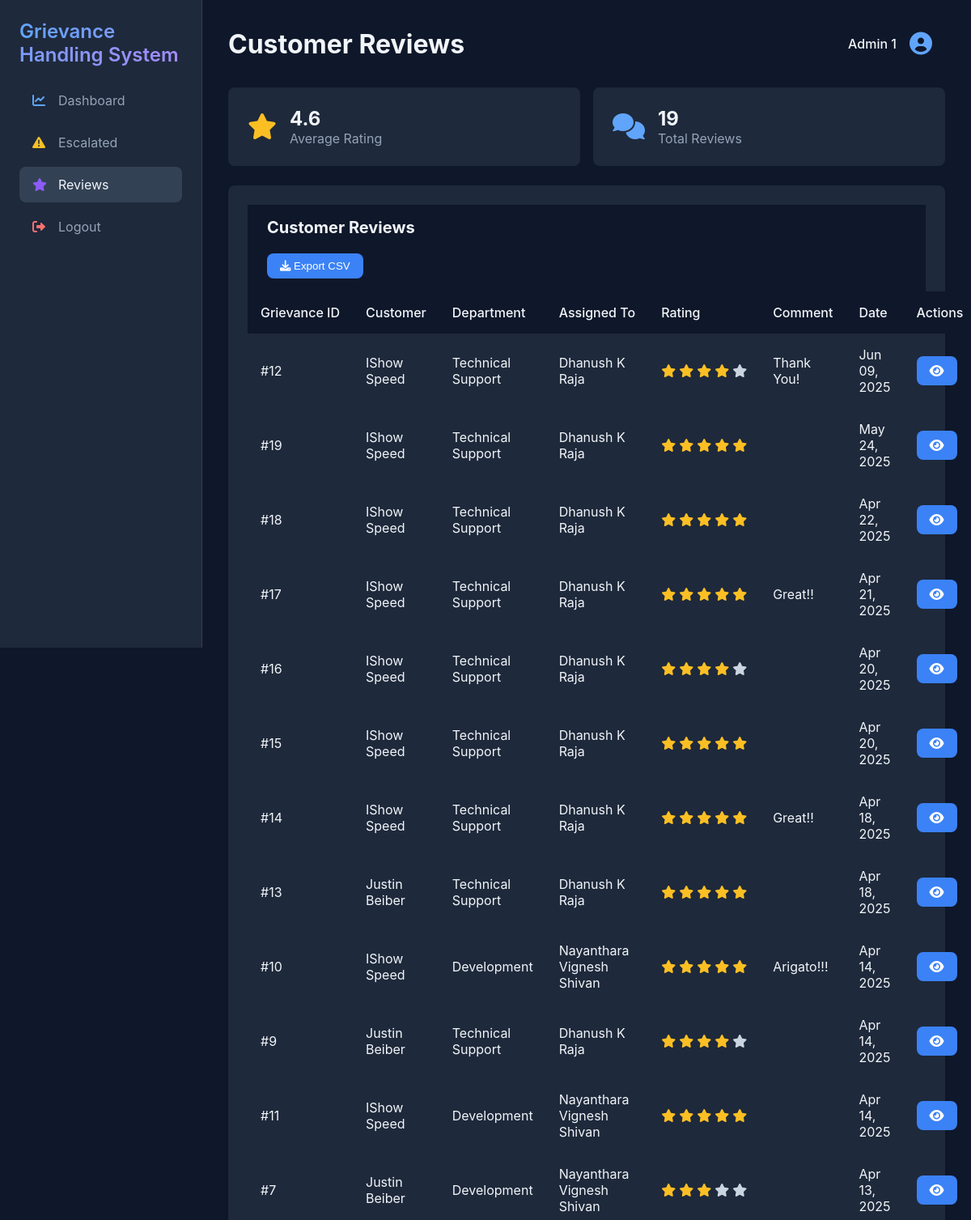
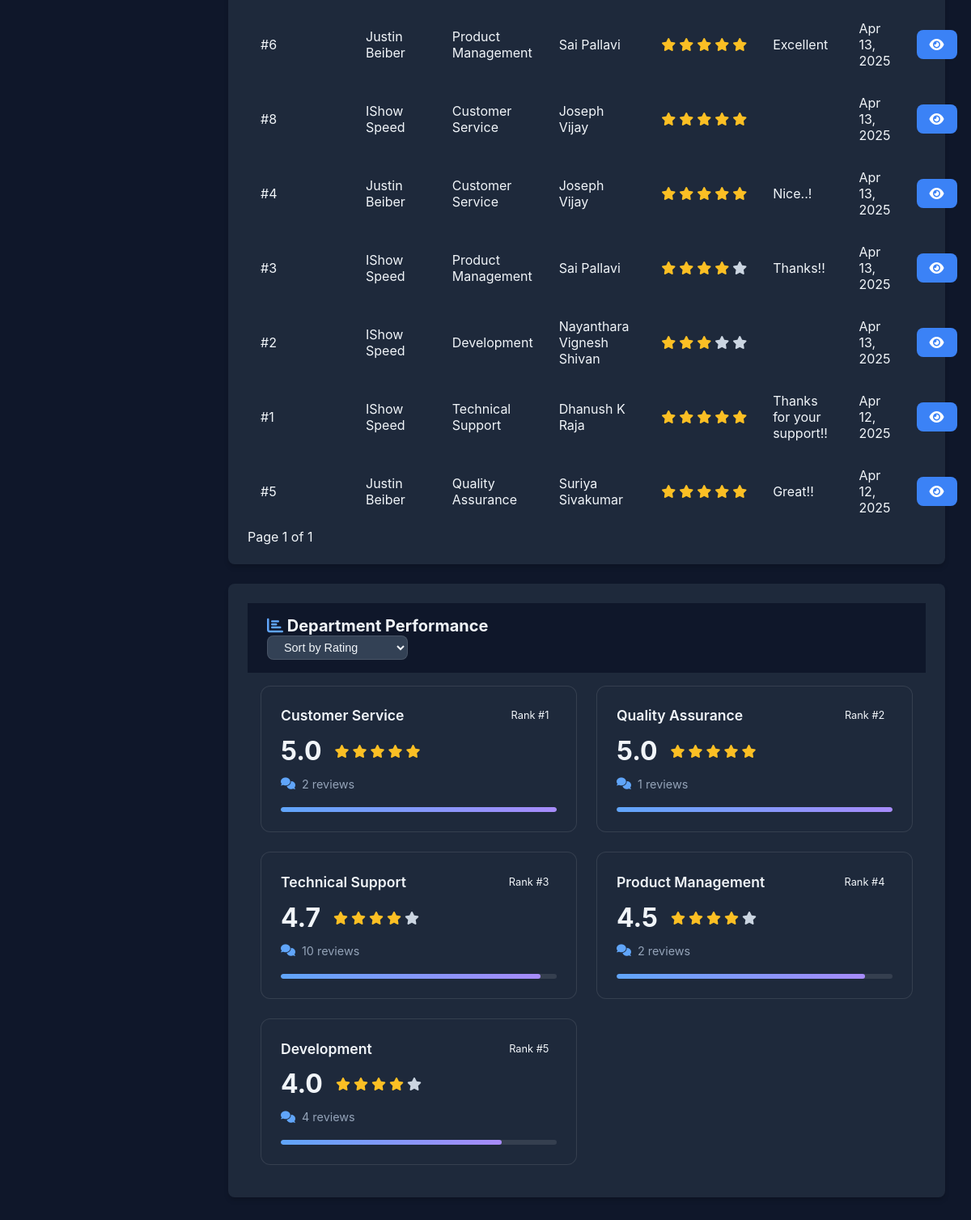
/reviews/ (signed in), run on the app's committed database (2 pictures, top to bottom).
### users/models.py (models this page shows, shortened)
class CustomUser(AbstractUser):
    class Role(models.TextChoices):
        ADMIN = 'ADMIN', 'Admin'
        EMPLOYEE = 'EMPLOYEE', 'Employee'
        CUSTOMER = 'CUSTOMER', 'Customer'
    role = models.CharField(
        max_length=50,
        choices=Role.choices,
        default=Role.CUSTOMER
    )
    department = models.ForeignKey(
        Department,
        on_delete=models.SET_NULL,
        null=True,
        blank=True,
        related_name='department_employees'
    )
    phone = models.CharField(
        max_length=15,
        blank=True,
        null=True,
        verbose_name="Phone Number"
    )
    is_verified = models.BooleanField(default=False)
    class Meta:
        verbose_name = "User"
        verbose_name_plural = "Users"
        ordering = ['last_name', 'first_name']
        permissions = [
            ("can_manage_users", "Can manage users"),
            ("can_manage_grievances", "Can manage grievances"),
        ]

class Department(models.Model):
    name = models.CharField(max_length=100, unique=True)
    description = models.TextField(blank=True)

### grievances/models.py (models this page shows, shortened)
class Feedback(models.Model):
    grievance = models.ForeignKey(Grievance, on_delete=models.CASCADE, related_name='feedbacks')
    customer = models.ForeignKey(CustomUser, on_delete=models.CASCADE, related_name='customer_feedbacks')
    department = models.ForeignKey(Department, on_delete=models.CASCADE)
    assigned_employee = models.ForeignKey(
        CustomUser,
        on_delete=models.CASCADE,
        related_name='employee_feedbacks'
    )
    rating = models.IntegerField(
        validators=[MinValueValidator(1), MaxValueValidator(5)],
        help_text="Rating must be between 1 and 5"
    )
    comment = models.TextField(null=True, blank=True)
    created_at = models.DateTimeField(auto_now_add=True)
    class Meta:
        ordering = ['-created_at']
        verbose_name = 'Feedback'
        verbose_name_plural = 'Feedbacks'

class Grievance(models.Model):
    class Status(models.TextChoices):
        RECEIVED = 'RECEIVED', 'Received'
        IN_PROGRESS = 'IN_PROGRESS', 'In Progress'
        RESOLVED = 'RESOLVED', 'Resolved'
        REJECTED = 'REJECTED', 'Rejected'
        ESCALATED = 'ESCALATED', 'Escalated'
    class IssueType(models.TextChoices):
        TECHNICAL = 'TECHNICAL', 'Technical Issues'
        CUSTOMER_SERVICE = 'CUSTOMER_SERVICE', 'Customer Service Issues'
        SOFTWARE_BUG = 'SOFTWARE_BUG', 'Software/Application Bugs'
        PRODUCT = 'PRODUCT', 'Product/Feature Issues'
        QUALITY = 'QUALITY', 'Quality Assurance Failures'
    user = models.ForeignKey(CustomUser, on_delete=models.CASCADE, related_name='grievances')
    issue_type = models.CharField(max_length=50, choices=IssueType.choices)
    description = models.TextField()
    status = models.CharField(max_length=50, choices=Status.choices, default=Status.RECEIVED)
    assigned_to = models.ForeignKey(CustomUser, on_delete=models.SET_NULL, null=True, blank=True, related_name='assigned_grievances')
    department = models.ForeignKey(Department, on_delete=models.SET_NULL, null=True, blank=True)
    created_at = models.DateTimeField(auto_now_add=True)
    updated_at = models.DateTimeField(auto_now=True)
    class Meta:
        verbose_name = "Grievance"
        verbose_name_plural = "Grievances"
        ordering = ['-created_at']

### grievances/views.py (the view)
# urls.py: path('reviews/', reviews, name='reviews'),
@login_required
def reviews(request):
    if not request.user.is_superuser:
        return HttpResponseForbidden("You don't have permission to access this page.")
    feedbacks = Feedback.objects.select_related('grievance', 'customer', 'department', 'assigned_employee').all()
    rating_filter = request.GET.get('rating')
    if rating_filter:
        feedbacks = feedbacks.filter(rating=rating_filter)
    start_date = request.GET.get('start_date')
    end_date = request.GET.get('end_date')
    if start_date:
        feedbacks = feedbacks.filter(created_at__date__gte=start_date)
    if end_date:
        feedbacks = feedbacks.filter(created_at__date__lte=end_date)
    total_feedbacks = feedbacks.count()
    avg_rating = feedbacks.aggregate(Avg('rating'))['rating__avg'] or 0
    rating_distribution = {
        i: feedbacks.filter(rating=i).count()
        for i in range(1, 6)
    }
    dept_ratings = feedbacks.values('department__name').annotate(
        avg_rating=Avg('rating'),
        count=Count('id')
    ).order_by('-avg_rating')
    paginator = Paginator(feedbacks, 25)  # Show 25 reviews per page
    page_number = request.GET.get('page')
    page_obj = paginator.get_page(page_number)
    context = {
        'feedbacks': page_obj,
        'total_feedbacks': total_feedbacks,
        'avg_rating': round(avg_rating, 1),
        'rating_distribution': rating_distribution,
        'dept_ratings': dept_ratings,
        'is_paginated': True,
        'page_obj': page_obj,
        'selected_rating': rating_filter,
        'start_date': start_date,
        'end_date': end_date
    }
    return render(request, 'grievances/reviews.html', context)

### templates/grievances/reviews.html (shortened to what this page needs)
{% extends 'base.html' %}
{% load grievance_filters %}
{% block page_title %}Customer Reviews{% endblock %}
{% block content %}
<div class="container">
    <div class="stats-grid">
        <div class="stat-card">
            <div class="stat-icon">
                <i class="fas fa-star icon-warning"></i>
            </div>
            <div class="stat-content">
                <h3>{{ avg_rating|floatformat:1 }}</h3>
                <p>Average Rating</p>
            </div>
        </div>
        <div class="stat-card">
            <div class="stat-icon">
                <i class="fas fa-comments icon-primary"></i>
            </div>
            <div class="stat-content">
                <h3>{{ total_feedbacks }}</h3>
                <p>Total Reviews</p>
            </div>
        </div>
    </div>
    <div class="card">
        <div class="card-header d-flex justify-content-between align-items-center">
            <h3>Customer Reviews</h3>
            <br/>
            <div class="header-actions">
                <button type="button" class="btn btn-primary" onclick="exportTableToCSV()">
                    <i class="fas fa-download"></i> Export CSV
                </button>
            </div>
        </div>
        <div class="card-body">
            <div class="table-responsive">
                <table class="table">
                    <thead>
                        <tr>
                            <th>Grievance ID</th>
                            <th>Customer</th>
                            <th>Department</th>
                            <th>Assigned To</th>
                            <th>Rating</th>
                            <th>Comment</th>
                            <th>Date</th>
                            <th>Actions</th>
                        </tr>
                    </thead>
                    <tbody>
                        {% for feedback in feedbacks %}
                        <tr>
                            <td>#{{ feedback.grievance.id }}</td>
                            <td>{{ feedback.grievance.user.get_full_name }}</td>
                            <td>{{ feedback.grievance.department.name }}</td>
                            <td>{{ feedback.grievance.assigned_to.get_full_name }}</td>
                            <td>
                                <div class="rating-stars">
                                    {% for i in "12345"|make_list %}
                                    <i class="fas fa-star {% if forloop.counter <= feedback.rating %}icon-warning{% else %}icon-muted{% endif %}"></i>
                                    {% endfor %}
                                </div>
                            </td>
                            <td>{{ feedback.comment|truncatechars:50 }}</td>
                            <td>{{ feedback.created_at|date:"M d, Y" }}</td>
                            <td>
                                <a href="{% url 'grievance_detail' feedback.grievance.id %}" class="btn btn-primary btn-sm">
                                    <i class="fas fa-eye"></i>
                                </a>
                            </td>
                        </tr>
                        {% empty %}
                        <tr>
                            <td colspan="8" class="text-center">No reviews found</td>
                        </tr>
                        {% endfor %}
                    </tbody>
                </table>
            </div>
            {% if is_paginated %}
            <div class="pagination">
                <span class="pagination-info">
                    Page {{ page_obj.number }} of {{ page_obj.paginator.num_pages }}
                </span>
            </div>
            {% endif %}
        </div>
    </div>
    <div class="card mt-4">
        <div class="card-header d-flex justify-content-between align-items-center">
            <h3><i class="fas fa-chart-bar icon-primary me-2"></i> Department Performance</h3>
            <div class="header-actions">
                <select id="sortDepartments" class="form-select form-select-sm">
                    <option value="rating">Sort by Rating</option>
                </select>
            </div>
        </div>
        <div class="card-body">
            <div class="department-grid">
                {% for dept in dept_ratings %}
                <div class="department-card" data-rating="{{ dept.avg_rating }}" data-reviews="{{ dept.count }}">
                    <div class="department-header">
                        <h4>{{ dept.department__name }}</h4>
                        <span class="badge bg-primary">Rank #{{ forloop.counter }}</span>
                    </div>
                    <div class="department-stats">
                        <div class="rating-section">
                            <div class="rating-value">{{ dept.avg_rating|floatformat:1 }}</div>
                            <div class="rating-stars">
                                {% for i in "12345"|make_list %}
                                <i class="fas fa-star {% if forloop.counter <= dept.avg_rating %}icon-warning{% else %}icon-muted{% endif %}"></i>
                                {% endfor %}
                            </div>
                        </div>
                        <div class="stats-details">
                            <div class="review-count">
                                <i class="fas fa-comments icon-primary"></i>
                                <span>{{ dept.count }} reviews</span>
                            </div>
                            <div class="performance-bar">
                                <div class="bar-bg">
                                    <div class="bar-fill" data-rating="{{ dept.avg_rating }}"></div>
                                </div>
                            </div>
                        </div>
                    </div>
                </div>
                {% empty %}
                <div class="text-center text-muted">No department data available</div>
                {% endfor %}
            </div>
        </div>
    </div>
</div>
{% endblock %}

### templates/base.html (shortened to what this page needs)
<!DOCTYPE html>
<html lang="en">
<head>
    <link rel="stylesheet" href="https://cdnjs.cloudflare.com/ajax/libs/font-awesome/6.0.0/css/all.min.css">
</head>
<body>
    <div class="sidebar">
        <a href="{% url 'home' %}" class="sidebar-brand">
             Grievance Handling System
        </a>
        <br/>
        <br/>
        <ul class="sidebar-nav">
            {% if user.is_authenticated %}
                <li class="nav-item">
                    <a href="{% url 'dashboard' %}" class="nav-link {% if request.resolver_match.url_name == 'dashboard' %}active{% endif %}">
                        <i class="fas fa-chart-line icon-primary"></i> Dashboard
                    </a>
                </li>
                {% if user.role == 'ADMIN' %}
                <li class="nav-item">
                    <a href="{% url 'escalated_grievances' %}" class="nav-link {% if request.resolver_match.url_name == 'escalated_grievances' %}active{% endif %}">
                        <i class="fas fa-exclamation-triangle icon-warning"></i> Escalated
                    </a>
                </li>
                <li class="nav-item">
                    <a href="{% url 'reviews' %}" class="nav-link {% if request.resolver_match.url_name == 'reviews' %}active{% endif %}">
                        <i class="fas fa-star icon-info"></i> Reviews
                    </a>
                </li>
                {% endif %}
                <li class="nav-item">
                    <a href="{% url 'logout' %}" class="nav-link">
                        <i class="fas fa-sign-out-alt icon-danger"></i> Logout
                    </a>
                </li>
            {% endif %}
        </ul>
    </div>
    <div class="main-content">
        <div class="top-bar">
            <h1>{% block page_title %}{% endblock %}</h1>
            {% if user.is_authenticated %}
            <div class="user-profile">
                <a href="{% url 'profile' %}" class="profile-link">
                    <span>{{ user.get_full_name }}</span>
                    <i class="fas fa-user-circle"></i>
                </a>
            </div>
            {% endif %}
        </div>
        {% block content %}
        {% endblock %}
    </div>
</body>
</html>

### data on the page
CustomUser: get_full_name "Admin 1"
Feedback: grievance.id "12", grievance.user.get_full_name "IShow Speed", grievance.department.name "Technical Support", grievance.assigned_to.get_full_name "Dhanush K Raja", rating 4 (drawn), comment "Thank You!", created_at "Jun 09, 2025"
Feedback: grievance.id "19", grievance.user.get_full_name "IShow Speed", grievance.department.name "Technical Support", grievance.assigned_to.get_full_name "Dhanush K Raja", rating 5 (drawn), created_at "May 24, 2025"
Feedback: grievance.id "18", grievance.user.get_full_name "IShow Speed", grievance.department.name "Technical Support", grievance.assigned_to.get_full_name "Dhanush K Raja", rating 5 (drawn), created_at "Apr 22, 2025"
Feedback: grievance.id "17", grievance.user.get_full_name "IShow Speed", grievance.department.name "Technical Support", grievance.assigned_to.get_full_name "Dhanush K Raja", rating 5 (drawn), comment "Great!!", created_at "Apr 21, 2025"
Feedback: grievance.id "16", grievance.user.get_full_name "IShow Speed", grievance.department.name "Technical Support", grievance.assigned_to.get_full_name "Dhanush K Raja", rating 4 (drawn), created_at "Apr 20, 2025"
Feedback: grievance.id "15", grievance.user.get_full_name "IShow Speed", grievance.department.name "Technical Support", grievance.assigned_to.get_full_name "Dhanush K Raja", rating 5 (drawn), created_at "Apr 20, 2025"
Feedback: grievance.id "14", grievance.user.get_full_name "IShow Speed", grievance.department.name "Technical Support", grievance.assigned_to.get_full_name "Dhanush K Raja", rating 5 (drawn), comment "Great!!", created_at "Apr 18, 2025"
Feedback: grievance.id "13", grievance.user.get_full_name "Justin Beiber", grievance.department.name "Technical Support", grievance.assigned_to.get_full_name "Dhanush K Raja", rating 5 (drawn), created_at "Apr 18, 2025"
Feedback: grievance.id "10", grievance.user.get_full_name "IShow Speed", grievance.department.name "Development", grievance.assigned_to.get_full_name "Nayanthara Vignesh Shivan", rating 5 (drawn), comment "Arigato!!!", created_at "Apr 14, 2025"
Feedback: grievance.id "9", grievance.user.get_full_name "Justin Beiber", grievance.department.name "Technical Support", grievance.assigned_to.get_full_name "Dhanush K Raja", rating 4 (drawn), created_at "Apr 14, 2025"
Feedback: grievance.id "11", grievance.user.get_full_name "IShow Speed", grievance.department.name "Development", grievance.assigned_to.get_full_name "Nayanthara Vignesh Shivan", rating 5 (drawn), created_at "Apr 14, 2025"
Feedback: grievance.id "7", grievance.user.get_full_name "Justin Beiber", grievance.department.name "Development", grievance.assigned_to.get_full_name "Nayanthara Vignesh Shivan", rating 3 (drawn), created_at "Apr 13, 2025"
Feedback: grievance.id "6", grievance.user.get_full_name "Justin Beiber", grievance.department.name "Product Management", grievance.assigned_to.get_full_name "Sai Pallavi", rating 5 (drawn), comment "Excellent", created_at "Apr 13, 2025"
Feedback: grievance.id "8", grievance.user.get_full_name "IShow Speed", grievance.department.name "Customer Service", grievance.assigned_to.get_full_name "Joseph Vijay", rating 5 (drawn), created_at "Apr 13, 2025"
Feedback: grievance.id "4", grievance.user.get_full_name "Justin Beiber", grievance.department.name "Customer Service", grievance.assigned_to.get_full_name "Joseph Vijay", rating 5 (drawn), comment "Nice..!", created_at "Apr 13, 2025"
Feedback: grievance.id "3", grievance.user.get_full_name "IShow Speed", grievance.department.name "Product Management", grievance.assigned_to.get_full_name "Sai Pallavi", rating 4 (drawn), comment "Thanks!!", created_at "Apr 13, 2025"
Feedback: grievance.id "2", grievance.user.get_full_name "IShow Speed", grievance.department.name "Development", grievance.assigned_to.get_full_name "Nayanthara Vignesh Shivan", rating 3 (drawn), created_at "Apr 13, 2025"
Feedback: grievance.id "1", grievance.user.get_full_name "IShow Speed", grievance.department.name "Technical Support", grievance.assigned_to.get_full_name "Dhanush K Raja", rating 5 (drawn), comment "Thanks for your support!!", created_at "Apr 12, 2025"
Feedback: grievance.id "5", grievance.user.get_full_name "Justin Beiber", grievance.department.name "Quality Assurance", grievance.assigned_to.get_full_name "Suriya Sivakumar", rating 5 (drawn), comment "Great!!", created_at "Apr 12, 2025"
Department: department__name "Customer Service", avg_rating "5.0", count "2"
Department: department__name "Quality Assurance", avg_rating "5.0", count "1"
Department: department__name "Technical Support", avg_rating "4.7", count "10"
Department: department__name "Product Management", avg_rating "4.5", count "2"
Department: department__name "Development", avg_rating "4.0", count "4"

### other printed values
{{ avg_rating|floatformat:1 }} "4.6"
{{ total_feedbacks }} "19"
{{ page_obj.number }} "1"
{{ page_obj.paginator.num_pages }} "1"
